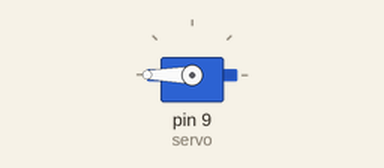
This sketch was run on a simulated Arduino Uno, built with avr-gcc and run on an emulated ATmega328P. Parts: servo.

Above: at 0.05 s.
Timing chart, 0 to 3.0 s (numbered marks = the images above):
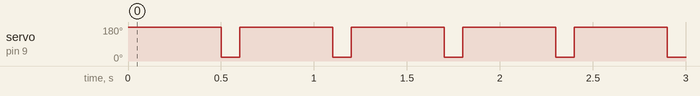

Measured:
- by itself, servo on pin 9 (servo): alternates 180° for 0.50 s and 20° for 0.10 s

The sketch:

Enfileirador.ino
```cpp
#include <Servo.h>

Servo servo;

void setup() {
  servo.attach(9);
}

void loop() {
  // Quanto mais perto de servo.write(69), mais devagar. Esse é o limiar entre horário e antihorario

  servo.write(200); // antihorario
  delay(500);
  servo.write(20); // horário
  delay(100);
}
```
